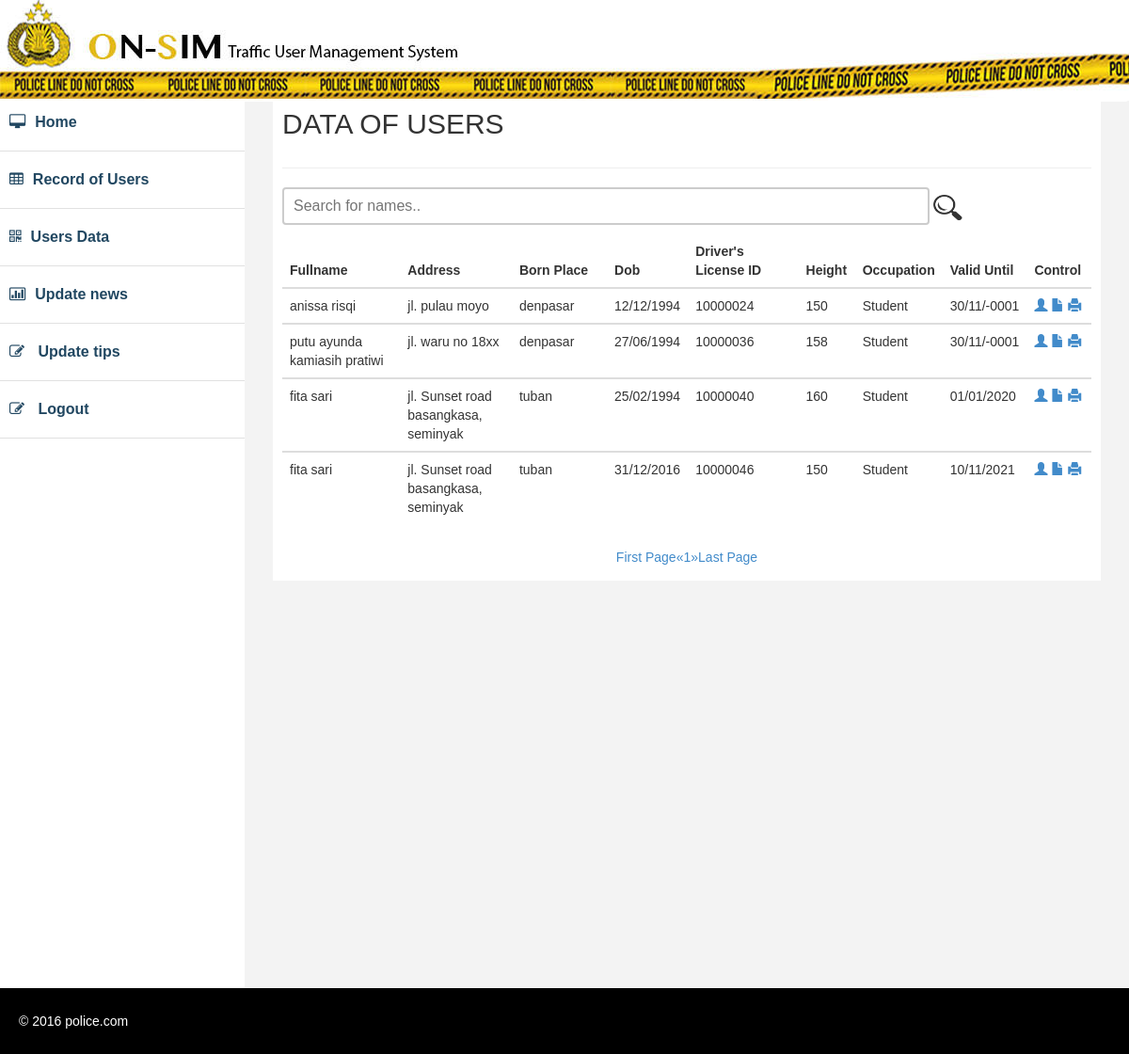
The page /users.php on the database its author committed.
### tables this page shows
CREATE TABLE IF NOT EXISTS `license` (
  `Date` date NOT NULL,
  `User_id` int(18) NOT NULL,
  `Email` varchar(40) NOT NULL,
  `Type_license` enum('A','B','C') NOT NULL,
  `Identity_number` int(12) NOT NULL,
  `Fullname` varchar(40) NOT NULL,
  `Gender` enum('Female','Male') NOT NULL,
  `Nationality` varchar(40) NOT NULL,
  `Height` int(11) NOT NULL,
  `Weight` int(11) NOT NULL,
  `Born_date` date NOT NULL,
  `Born_Place` varchar(40) NOT NULL,
  `Occupation` enum('Student','Private','Entrepreneur','TNI/POLRI') NOT NULL,
  `Address` varchar(40) NOT NULL,
  `City` enum('Badung','Denpasar','Tabanan','Gianyar','Bangli','Buleleng','Jembrana','Karangasem','Klungkung') NOT NULL,
  `Poscode` int(11) NOT NULL,
  `Phone` int(11) NOT NULL,
  `Father` varchar(40) NOT NULL,
  `Mother` varchar(40) NOT NULL,
  `Education` enum('Elementary','Junior School','High School','Bachelor') NOT NULL,
  `Spectacled` enum('Yes','No') NOT NULL,
  `Disability` enum('None','Hand','Foot','Hearing','Body') NOT NULL,
  `School_certified` enum('Yes','No') NOT NULL,
  `Address_` varchar(40) NOT NULL,
  `Poscode_` int(11) NOT NULL,
  `Phone_` int(11) NOT NULL,
  `Period` date NOT NULL
);

### users.php (the view, shortened to what this page needs)
<?php
	require ("connect.php");
?>
<!DOCTYPE html>
<html xmlns="http://www.w3.org/1999/xhtml">
<head>
    <link href="assets/css/fixed.css" rel="stylesheet" />
    <link href="assets/css/font-awesome.css" rel="stylesheet" />
    <link href="assets/css/custom.css" rel="stylesheet" />
</head>
<body>
    <div id="wrapper">
         <div class="navbar navbar-inverse navbar-fixed-top">
            <div class="adjust-nav">
                <div class="navbar-header">
                     <img src= "assets/Images/ban2.jpg" />
                  </div>
            </div>
        </div>
        <nav class="navbar-default navbar-side" role="navigation">
            <div class="sidebar-collapse">
                <ul class="nav" id="main-menu">
                    <li>
                        <a href="index.php" ><i class="fa fa-desktop "></i>Home</a>
                    </li>
                    <li>
                        <a href="Record.php"><i class="fa fa-table "></i>Record of Users</a>
                    </li>
                    <li>
                        <a href="users.php"><i class="fa fa-qrcode "></i>Users Data</a>
                    </li>
                    <li>
                        <a href="news.php"><i class="fa fa-bar-chart-o"></i>Update news</a>
                    </li>
                    <li>
                        <a href="tips.php"><i class="fa fa-edit "></i> Update tips</a>
                    </li>
                    <li>
                        <a href="Logout.php"><i class="fa fa-edit "></i> Logout</a>
                    </li>
                </ul>
             </div>
             </nav>
         </div>
        <div id="page-wrapper" >
          <div id="page-inner">
                <div class="row">
                    <div class="col-md-12">
                        <h2>DATA OF USERS</h2>
                    </div>
                </div>
                <hr />
                  <input type="text" id="myInput" onkeyup="myFunction()" placeholder="Search for names.." title="Type in a name">  <img src= "assets/Images/search.png" width="5%" />
                 <div class="span12">
                     <table width="103%" id="myTable" >
						  <thead>
						     <tr>
						        <th width="15%">Fullname</th>
                                <th width="14%">Address</th>
                                <th width="12%">Born Place</th>
                                 <th width="">Dob</th>
                                <th width="14%">Driver's License ID</th>
                                <th width="7%">Height</th>
                                <th width="">Occupation</th>
                                <th width="">Valid Until</th>
                                <th width="8%">Control</th>
						      </tr>
						    </thead>
                             <?php
							$per_page=5;
							if (isset($_GET["page"]))
							{
							  $page = $_GET["page"];
							 }
							else
							{
							 $page=1;
							}
							$start_from = ($page-1) * $per_page;
							$choose="SELECT * FROM license LIMIT $start_from, $per_page";
							 $result = mysqli_query($con, $choose);
							 if($result->num_rows >0)
							  {
								while($row = $result->fetch_assoc())
								 {
								  ?>
               				 <tbody>
                              <tr>
                              	  <td><?php echo $row['Fullname'];?></td>
                              	  <td><?php echo $row['Address'];?></td>
                                  <td><?php echo $row['Born_Place'];?></td>
                               	  <td><?php echo date("d/m/Y",strtotime($row['Born_date']));?></td>
                                   <td><?php echo $row['User_id'];?></td>
                                  <td><?php echo $row['Height'];?></td>
                                  <td><?php echo $row['Occupation'];?></td>
                                  <td><?php echo date("d/m/Y",strtotime($row['Period']));?></td>
                                  <td><a href="#" class='U_modal' id="<?php echo  $row['User_id']; ?>"><span class="glyphicon glyphicon-user"></span></a>
                                  <a href="#" class='open_modal' id="<?php echo  $row['User_id']; ?>"><span class="glyphicon glyphicon-file"></span></a>
                                <a href="#" class='print_modal' id="<?php echo  $row['User_id']; ?>"><span class="glyphicon glyphicon-print"></span></a>
                              </td>
                               </tr>
                			  </tbody>
                			<?php
                               }
                             }
							   else
							   {
								 ?>
							 	<tr>
                             	<th> There's No data found ! Please check again! </th>
                             	</tr>
                                <?php
							   }
							   ?>
							   </table>
                               <?php
								$query = "select * from license";
								$result = mysqli_query($con, $query);
								$total_records = mysqli_num_rows($result);
								$total_pages = ceil($total_records / $per_page);
								echo "<center><a href='users.php?page=1'>".'First Page<span aria-hidden="true">&laquo;</span>'."</a>";
								for ($i=1; $i<=$total_pages; $i++) {
								echo "<a href='users.php?page=".$i."'>".$i."</a>";
								};
								echo "<a href=users.php?page=$total_pages'>".'<span aria-hidden="true">&raquo;</span>Last Page'."</a></center>";
								?>
			</div>
						</div>
                   </div>
   <div class="footer">
       <div class="row">
                <div class="col-lg-12" >
                    &copy;  2016 police.com
                </div>
         </div>
     </div>
</body>
</html>

### assets/css/custom.css (style rules this page uses)
body { font-family: 'Open Sans', sans-serif; line-height:30px; }
#wrapper { width: auto; }
#page-wrapper { padding: 15px 15px; min-height: 600px; background:#F3F3F3; }
#page-inner { width:100%; margin:70px 20px 10px 0px; background-color:#fff!important; padding:10px; min-height:auto; }
body { background-image:; }
.sidebar-collapse .nav { padding:0; }
.sidebar-collapse > .nav > li > a { padding:15px 10px; color: #214761; font-weight: 900; font-size: 16px; }
.sidebar-collapse > .nav > li { border-bottom:1px solid #e1e1e1; }
.navbar-header { border: #000; background-color: #fff; }
.navbar-inverse { border-color: #FFF; min-height: 50px; }
.nav > li > a > i { margin-right:10px; }
* { box-sizing:border-box; }
ul { list-style-type: none; }
body { font-family: Verdana,sans-serif; }
.footer { background-color: #000; width:100%; color:#fff; padding:20px 50px 20px 50px; padding-left:20px; }
@media (min-width:768px) { #page-wrapper { margin: 0 0 0 260px; padding: 15px 30px; min-height: 1050px; } }
@media (min-width:768px) { .navbar-side { z-index: 1; position: absolute; width: 260px; } }

### rows shown on the page
license: Fullname "anissa risqi", Address "jl. pulau moyo", Born_Place "denpasar", Born_date "12/12/1994", User_id "10000024", Height "150", Occupation "Student", Period "30/11/-0001"
license: Fullname "putu ayunda kamiasih pratiwi", Address "jl. waru no 18xx", Born_Place "denpasar", Born_date "27/06/1994", User_id "10000036", Height "158", Occupation "Student", Period "30/11/-0001"
license: Fullname "fita sari", Address "jl. Sunset road basangkasa, seminyak", Born_Place "tuban", Born_date "25/02/1994", User_id "10000040", Height "160", Occupation "Student", Period "01/01/2020"
license: Fullname "fita sari", Address "jl. Sunset road basangkasa, seminyak", Born_Place "tuban", Born_date "31/12/2016", User_id "10000046", Height "150", Occupation "Student", Period "10/11/2021"
